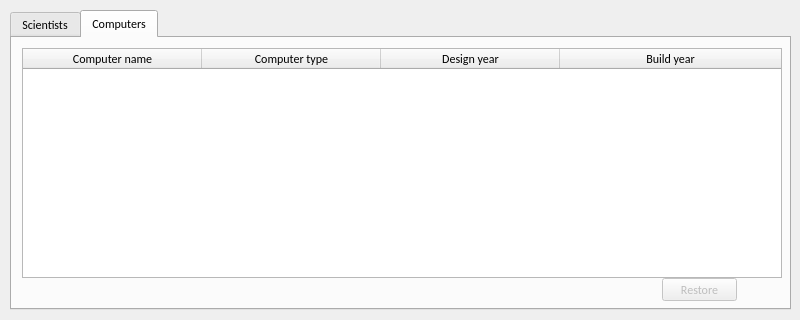
<?xml version="1.0" encoding="UTF-8"?>
<ui version="4.0">
 <class>ShowTrash</class>
 <widget class="QDialog" name="ShowTrash">
  <property name="geometry">
   <rect>
    <x>0</x>
    <y>0</y>
    <width>800</width>
    <height>320</height>
   </rect>
  </property>
  <property name="minimumSize">
   <size>
    <width>800</width>
    <height>320</height>
   </size>
  </property>
  <property name="maximumSize">
   <size>
    <width>800</width>
    <height>320</height>
   </size>
  </property>
  <property name="windowTitle">
   <string>Dialog</string>
  </property>
  <widget class="QTabWidget" name="tabWidget_scientist">
   <property name="geometry">
    <rect>
     <x>10</x>
     <y>10</y>
     <width>781</width>
     <height>300</height>
    </rect>
   </property>
   <property name="minimumSize">
    <size>
     <width>781</width>
     <height>271</height>
    </size>
   </property>
   <property name="maximumSize">
    <size>
     <width>781</width>
     <height>300</height>
    </size>
   </property>
   <property name="font">
    <font>
     <family>Calibri</family>
    </font>
   </property>
   <property name="layoutDirection">
    <enum>Qt::LeftToRight</enum>
   </property>
   <property name="tabShape">
    <enum>QTabWidget::Rounded</enum>
   </property>
   <property name="currentIndex">
    <number>1</number>
   </property>
   <property name="iconSize">
    <size>
     <width>313</width>
     <height>16</height>
    </size>
   </property>
   <widget class="QWidget" name="tab_trashListViewScientist">
    <attribute name="icon">
     <iconset resource="../resources.qrc">
      <normaloff>:/icons/images/person_icon.png</normaloff>:/icons/images/person_icon.png</iconset>
    </attribute>
    <attribute name="title">
     <string>Scientists</string>
    </attribute>
    <widget class="QTableWidget" name="table_trashComputerScientist">
     <property name="geometry">
      <rect>
       <x>10</x>
       <y>10</y>
       <width>760</width>
       <height>230</height>
      </rect>
     </property>
     <property name="minimumSize">
      <size>
       <width>760</width>
       <height>230</height>
      </size>
     </property>
     <property name="maximumSize">
      <size>
       <width>760</width>
       <height>230</height>
      </size>
     </property>
     <property name="font">
      <font>
       <family>Calibri</family>
      </font>
     </property>
     <property name="layoutDirection">
      <enum>Qt::LeftToRight</enum>
     </property>
     <property name="autoFillBackground">
      <bool>false</bool>
     </property>
     <property name="frameShape">
      <enum>QFrame::Box</enum>
     </property>
     <property name="frameShadow">
      <enum>QFrame::Sunken</enum>
     </property>
     <property name="midLineWidth">
      <number>0</number>
     </property>
     <property name="horizontalScrollBarPolicy">
      <enum>Qt::ScrollBarAlwaysOff</enum>
     </property>
     <property name="sizeAdjustPolicy">
      <enum>QAbstractScrollArea::AdjustIgnored</enum>
     </property>
     <property name="editTriggers">
      <set>QAbstractItemView::NoEditTriggers</set>
     </property>
     <property name="tabKeyNavigation">
      <bool>true</bool>
     </property>
     <property name="dragEnabled">
      <bool>false</bool>
     </property>
     <property name="alternatingRowColors">
      <bool>false</bool>
     </property>
     <property name="selectionMode">
      <enum>QAbstractItemView::SingleSelection</enum>
     </property>
     <property name="selectionBehavior">
      <enum>QAbstractItemView::SelectRows</enum>
     </property>
     <property name="sortingEnabled">
      <bool>true</bool>
     </property>
     <attribute name="horizontalHeaderCascadingSectionResizes">
      <bool>false</bool>
     </attribute>
     <attribute name="horizontalHeaderDefaultSectionSize">
      <number>179</number>
     </attribute>
     <attribute name="horizontalHeaderStretchLastSection">
      <bool>true</bool>
     </attribute>
     <attribute name="verticalHeaderCascadingSectionResizes">
      <bool>false</bool>
     </attribute>
     <attribute name="verticalHeaderStretchLastSection">
      <bool>false</bool>
     </attribute>
     <column>
      <property name="text">
       <string>Name</string>
      </property>
      <property name="font">
       <font>
        <family>Calibri</family>
        <weight>75</weight>
        <bold>true</bold>
       </font>
      </property>
     </column>
     <column>
      <property name="text">
       <string>Age</string>
      </property>
      <property name="font">
       <font>
        <family>Calibri</family>
       </font>
      </property>
     </column>
     <column>
      <property name="text">
       <string>Year of Birth</string>
      </property>
      <property name="font">
       <font>
        <family>Calibri</family>
       </font>
      </property>
     </column>
     <column>
      <property name="text">
       <string>Year of Death</string>
      </property>
      <property name="font">
       <font>
        <family>Calibri</family>
       </font>
      </property>
     </column>
    </widget>
    <widget class="QPushButton" name="Button_Restore_Computer_Scientist">
     <property name="enabled">
      <bool>false</bool>
     </property>
     <property name="geometry">
      <rect>
       <x>660</x>
       <y>240</y>
       <width>75</width>
       <height>23</height>
      </rect>
     </property>
     <property name="text">
      <string>Restore</string>
     </property>
    </widget>
   </widget>
   <widget class="QWidget" name="tab_listView_Computers">
    <attribute name="icon">
     <iconset resource="../resources.qrc">
      <normaloff>:/icons/images/computer_icon.png</normaloff>:/icons/images/computer_icon.png</iconset>
    </attribute>
    <attribute name="title">
     <string>Computers</string>
    </attribute>
    <widget class="QTableWidget" name="table_trashComputer">
     <property name="geometry">
      <rect>
       <x>10</x>
       <y>10</y>
       <width>760</width>
       <height>230</height>
      </rect>
     </property>
     <property name="minimumSize">
      <size>
       <width>760</width>
       <height>230</height>
      </size>
     </property>
     <property name="maximumSize">
      <size>
       <width>760</width>
       <height>230</height>
      </size>
     </property>
     <property name="editTriggers">
      <set>QAbstractItemView::NoEditTriggers</set>
     </property>
     <property name="selectionMode">
      <enum>QAbstractItemView::SingleSelection</enum>
     </property>
     <property name="selectionBehavior">
      <enum>QAbstractItemView::SelectRows</enum>
     </property>
     <property name="sortingEnabled">
      <bool>true</bool>
     </property>
     <attribute name="horizontalHeaderDefaultSectionSize">
      <number>179</number>
     </attribute>
     <attribute name="horizontalHeaderShowSortIndicator" stdset="0">
      <bool>true</bool>
     </attribute>
     <attribute name="horizontalHeaderStretchLastSection">
      <bool>true</bool>
     </attribute>
     <column>
      <property name="text">
       <string>Computer name</string>
      </property>
     </column>
     <column>
      <property name="text">
       <string>Computer type</string>
      </property>
     </column>
     <column>
      <property name="text">
       <string>Design year</string>
      </property>
     </column>
     <column>
      <property name="text">
       <string>Build year</string>
      </property>
     </column>
    </widget>
    <widget class="QPushButton" name="Button_Restore_Computer">
     <property name="enabled">
      <bool>false</bool>
     </property>
     <property name="geometry">
      <rect>
       <x>650</x>
       <y>240</y>
       <width>75</width>
       <height>23</height>
      </rect>
     </property>
     <property name="text">
      <string>Restore</string>
     </property>
    </widget>
   </widget>
  </widget>
 </widget>
 <resources>
  <include location="../resources.qrc"/>
 </resources>
 <connections/>
</ui>
